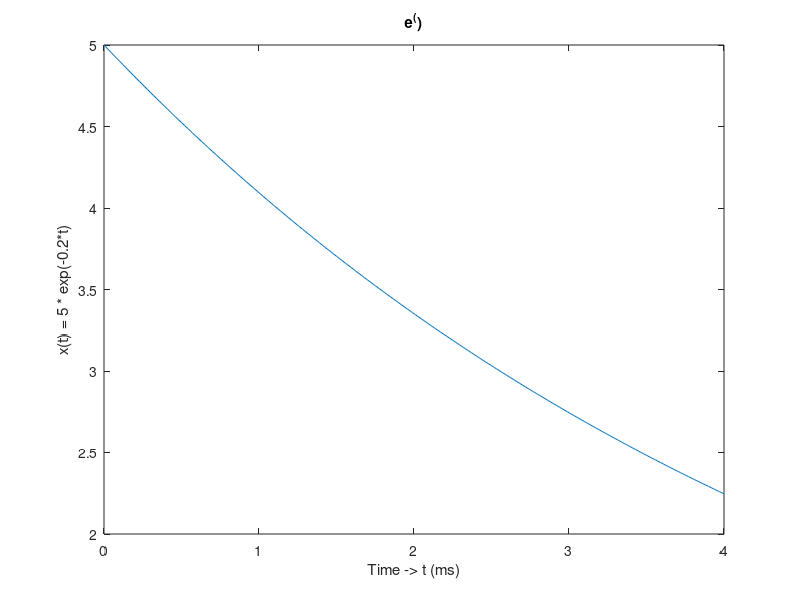

Write MATLAB code to recreate this figure.
t = 0 : 0.01 : 4;
x = 5 * exp (-0.2 * t);
plot (t, x);
title ('e^()');
xlabel ('Time -> t (ms)');
ylabel ('x(t) = 5 * exp(-0.2*t)');
print ('Exp1_2b','-dpdf','-fillpage');
